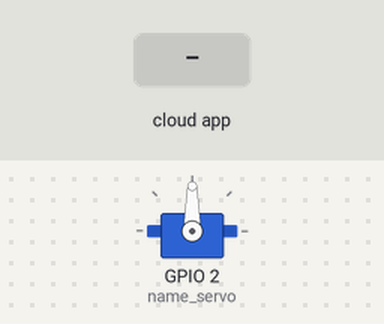
Bench run of a sketch on a simulated ESP8266 (NodeMCU). Parts: servo. The inputs (shaded band) are chosen by the test bench. WiFi joins after 1.5 s; servers stay silent unless stated; the Firebase database answers and starts empty; what the sketch prints to the serial monitor is not drawn.

Above: at 2.7 s.
2.8 s: the phone or cloud app sets motorOn to 1
At 3.1 s:
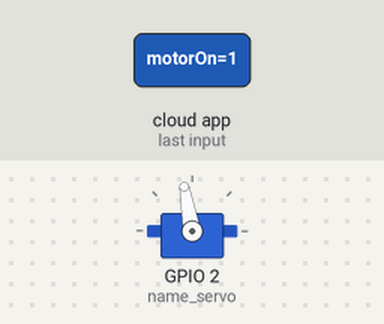
5.1 s: the phone or cloud app sets motorOn to 2
At 5.6 s:
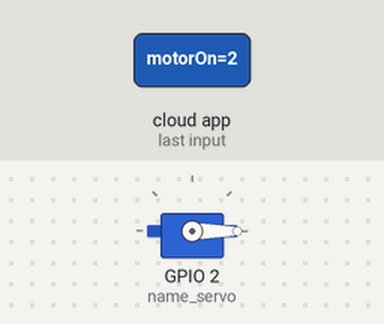
Timing chart, 0 to 8.1 s (numbered marks = the images above; inputs shaded):
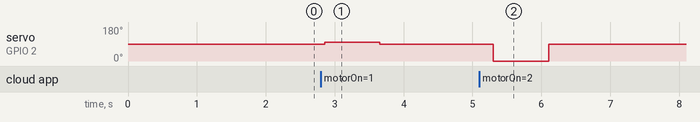

Measured:
- after the input at 2.8 s, servo on GPIO 2 (name_servo): 90° → 100° after 0.05 s, → 90° 0.80 s later
- after the input at 5.1 s, servo on GPIO 2 (name_servo): 90° → 0° after 0.21 s, → 90° 0.80 s later

The sketch:

runMotor.ino
```cpp
#include <ESP8266WiFi.h>
#include <FirebaseArduino.h>
#include <Servo.h>
// Set these to run example.

Servo name_servo;
#define FIREBASE_HOST "project-4d8a2.firebaseio.com"

#define FIREBASE_AUTH "V6VDTdW7XU8PM7wTn2ERbmyXt3c7D7J0WSwJWNNN"

#define WIFI_SSID "OnePlus 5"

#define WIFI_PASSWORD "abcdefgh12"

int x=1;
int y=1;

void setup() {


Serial.begin(9600);

WiFi.begin(WIFI_SSID, WIFI_PASSWORD);

Serial.print("connecting");

while (WiFi.status() != WL_CONNECTED) {

Serial.print(".");

delay(500);

}

Serial.println();

Serial.print("connected: ");

Serial.println(WiFi.localIP());

Firebase.begin(FIREBASE_HOST, FIREBASE_AUTH);

//Firebase.setInt("available",1);
name_servo.attach (2);

}

void loop() {
Serial.println(Firebase.getInt("motorOn"));
if(Firebase.getInt("motorOn")==2)

{
  if(x==1)
  {
Serial.println("ghumra hai");
name_servo.write(0);
delay(800);
name_servo.write(90);
y=1;
x=0;
}
}

else

{
if(Firebase.getInt("motorOn")==1)
{
  if(y==1)
  {
Serial.println("nahi ghumra hai");
name_servo.write(100);
delay(800);
name_servo.write(90);
x=1;
y=0;
  }
}
}

if (Firebase.failed()) // Check for errors
{

Serial.print("setting /number failed:");

Serial.println(Firebase.error());

return;

}

//delay(1000);

}
```
